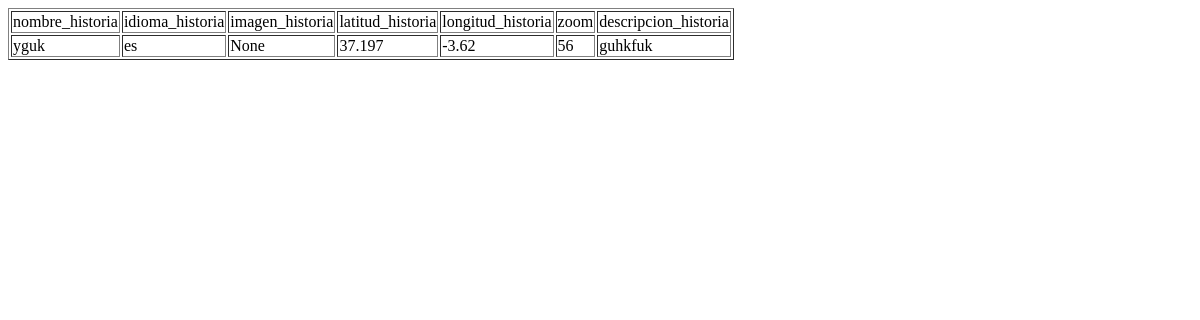
The page /rest/list/historia on the database as committed earlier.
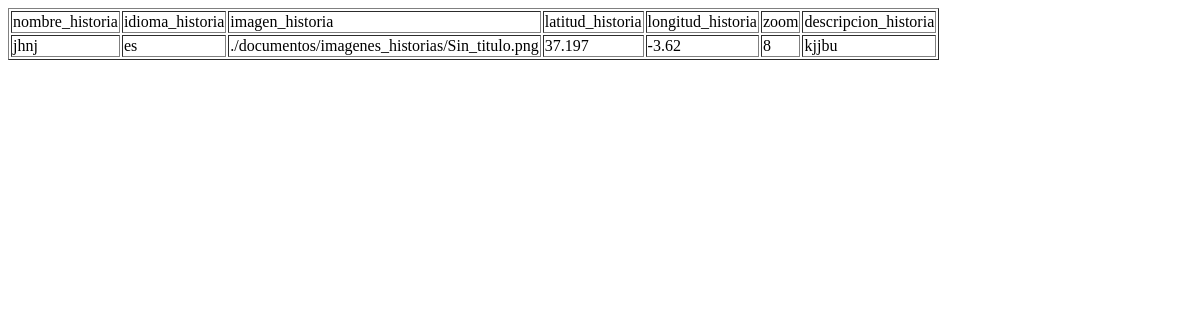
The same page on the database as committed later.
### tables this page shows
CREATE TABLE historia (nombre_historia TEXT PRIMARY KEY, idioma_historia TEXT, imagen_historia TEXT, latitud_historia INT, longitud_historia INT, zoom INT, descripcion_historia TEXT);

### src/server/app.py (the view)
@app.route('/rest/list/historia', methods=['GET'])
def GET_historia():
   con = sql.connect("database.db")
   con.row_factory = sql.Row
   cur = con.cursor()
   cur.execute("select * from historia")
   rows = cur.fetchall();
   print(rows)
   return render_template("list_historia.html",rows = rows)

### src/server/templates/list_historia.html
<!doctype html>
<html>
   <body>
      <table border = 1>
         <thead>
            <td>nombre_historia</td>
            <td>idioma_historia</td>
            <td>imagen_historia</td>
            <td>latitud_historia</td>
            <td>longitud_historia</td>
            <td>zoom</td>
            <td>descripcion_historia</td>
         </thead>
         {% for row in rows %}
            <tr>
               <td>{{row["nombre_historia"]}}</td>
               <td>{{row["idioma_historia"]}}</td>
               <td> {{ row["imagen_historia"]}}</td>
               <td>{{row['latitud_historia']}}</td>
               <td>{{row["longitud_historia"]}}</td>
               <td> {{ row["zoom"]}}</td>
               <td>{{row['descripcion_historia']}}</td>
            </tr>
         {% endfor %}
      </table>
   </body>
</html>

Rows that differ between the two databases and show on the page:
removed historia: nombre_historia "yguk", idioma_historia "es", imagen_historia "None", latitud_historia "37.197", longitud_historia "-3.62", zoom "56", descripcion_historia "guhkfuk"
added historia: nombre_historia "jhnj", idioma_historia "es", imagen_historia "./documentos/imagenes_historias/Sin_titulo.png", latitud_historia "37.197", longitud_historia "-3.62", zoom "8", descripcion_historia "kjjbu"
